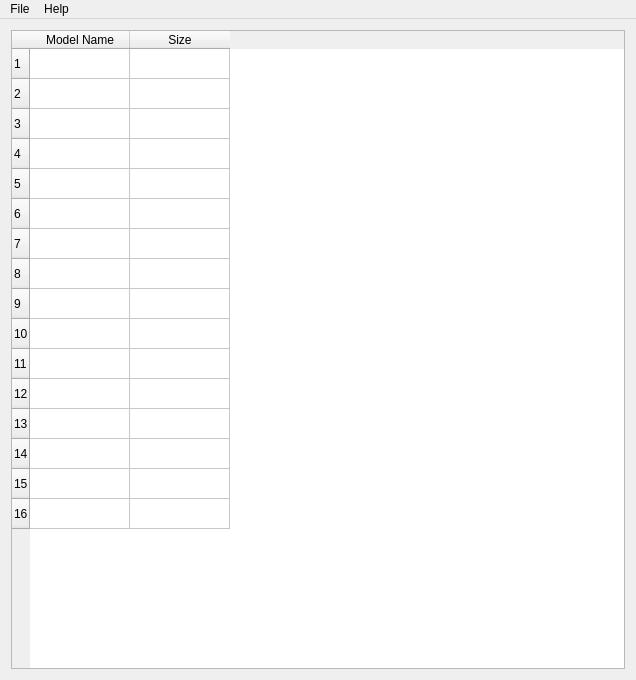
<?xml version="1.0" encoding="UTF-8"?>
<ui version="4.0">
 <class>MainWindow</class>
 <widget class="QMainWindow" name="MainWindow">
  <property name="geometry">
   <rect>
    <x>0</x>
    <y>0</y>
    <width>636</width>
    <height>680</height>
   </rect>
  </property>
  <property name="windowTitle">
   <string>eePe</string>
  </property>
  <widget class="QWidget" name="centralWidget">
   <layout class="QGridLayout" name="gridLayout">
    <item row="0" column="0">
     <widget class="QTableWidget" name="tableWidget">
      <property name="maximumSize">
       <size>
        <width>618</width>
        <height>16777215</height>
       </size>
      </property>
      <property name="rowCount">
       <number>16</number>
      </property>
      <property name="columnCount">
       <number>2</number>
      </property>
      <attribute name="horizontalHeaderStretchLastSection">
       <bool>false</bool>
      </attribute>
      <row>
       <property name="text">
        <string>1</string>
       </property>
      </row>
      <row>
       <property name="text">
        <string>2</string>
       </property>
      </row>
      <row>
       <property name="text">
        <string>3</string>
       </property>
      </row>
      <row>
       <property name="text">
        <string>4</string>
       </property>
      </row>
      <row>
       <property name="text">
        <string>5</string>
       </property>
      </row>
      <row>
       <property name="text">
        <string>6</string>
       </property>
      </row>
      <row>
       <property name="text">
        <string>7</string>
       </property>
      </row>
      <row>
       <property name="text">
        <string>8</string>
       </property>
      </row>
      <row>
       <property name="text">
        <string>9</string>
       </property>
      </row>
      <row>
       <property name="text">
        <string>10</string>
       </property>
      </row>
      <row>
       <property name="text">
        <string>11</string>
       </property>
      </row>
      <row>
       <property name="text">
        <string>12</string>
       </property>
      </row>
      <row>
       <property name="text">
        <string>13</string>
       </property>
      </row>
      <row>
       <property name="text">
        <string>14</string>
       </property>
      </row>
      <row>
       <property name="text">
        <string>15</string>
       </property>
      </row>
      <row>
       <property name="text">
        <string>16</string>
       </property>
      </row>
      <column>
       <property name="text">
        <string>Model Name</string>
       </property>
      </column>
      <column>
       <property name="text">
        <string>Size</string>
       </property>
      </column>
     </widget>
    </item>
   </layout>
  </widget>
  <widget class="QMenuBar" name="menuBar">
   <property name="geometry">
    <rect>
     <x>0</x>
     <y>0</y>
     <width>636</width>
     <height>20</height>
    </rect>
   </property>
   <widget class="QMenu" name="menuFile">
    <property name="title">
     <string>File</string>
    </property>
    <addaction name="actionNew"/>
    <addaction name="actionOpen"/>
    <addaction name="actionSave"/>
    <addaction name="actionSave_As"/>
    <addaction name="separator"/>
    <addaction name="actionQuit"/>
   </widget>
   <widget class="QMenu" name="menuHelp">
    <property name="title">
     <string>Help</string>
    </property>
    <addaction name="actionAbout"/>
   </widget>
   <addaction name="menuFile"/>
   <addaction name="menuHelp"/>
  </widget>
  <action name="actionNew">
   <property name="text">
    <string>New</string>
   </property>
   <property name="toolTip">
    <string>Create New EEPROM</string>
   </property>
   <property name="shortcut">
    <string>Ctrl+N</string>
   </property>
  </action>
  <action name="actionSave">
   <property name="text">
    <string>Save</string>
   </property>
   <property name="toolTip">
    <string>Save EEPROM</string>
   </property>
   <property name="shortcut">
    <string>Ctrl+S</string>
   </property>
  </action>
  <action name="actionSave_As">
   <property name="text">
    <string>Save As</string>
   </property>
   <property name="shortcut">
    <string>Ctrl+Shift+S</string>
   </property>
  </action>
  <action name="actionQuit">
   <property name="text">
    <string>Quit</string>
   </property>
   <property name="shortcut">
    <string>Ctrl+Q</string>
   </property>
  </action>
  <action name="actionOpen">
   <property name="text">
    <string>Open</string>
   </property>
   <property name="toolTip">
    <string>Open EEPROM</string>
   </property>
   <property name="shortcut">
    <string>Ctrl+O</string>
   </property>
  </action>
  <action name="actionAbout">
   <property name="text">
    <string>About</string>
   </property>
  </action>
 </widget>
 <layoutdefault spacing="6" margin="11"/>
 <resources/>
 <connections/>
</ui>
